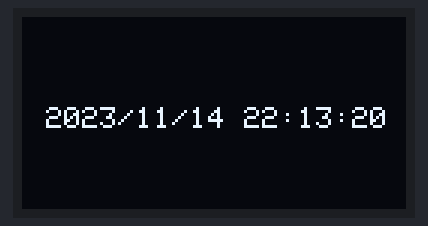
Simulated run of this sketch. Board: Arduino Uno, built with avr-gcc and run on an emulated ATmega328P. Shown: 128×64 one-colour display. The local clock reads 2024-03-15 10:24:30 at power-on unless the sketch sets it.

Above: at 0.1 s.
At 4.2 s:
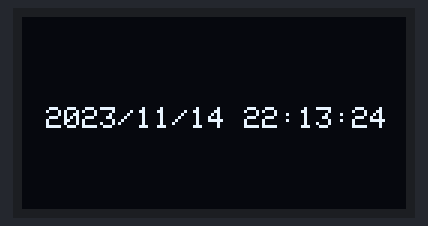
At 11.4 s:
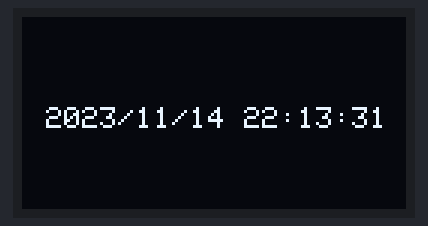
At 19.7 s:
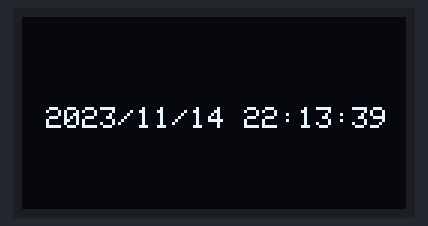
At 29.0 s:
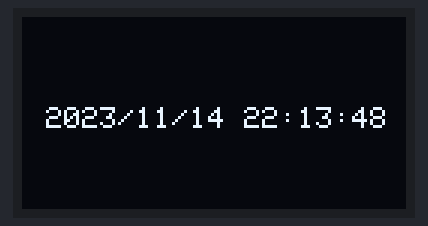
At 38.2 s:
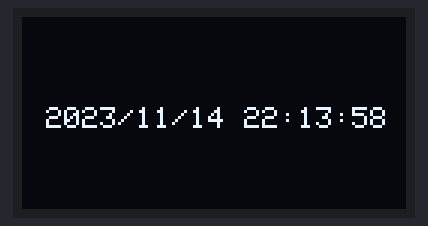

Measured:
- what the display in image 1 shows lasts 1.0 s, from 4.2 s to 5.2 s

The sketch:

ds1307-oled-display.ino
```cpp
// *** File   : /esp8266-arduino/ds1307-oled-display/
//              ds1307-oled-display.ino
// *** Author : Erwin Ouyang
// *** Date   : 17 Agt 2018

#include <Wire.h>
#include <Adafruit_SSD1306.h>
#include <Adafruit_GFX.h>
#include <RtcDS1307.h>

// *** Check library setting ***
#if (SSD1306_LCDHEIGHT != 64)    // 128 x 64 pixel display
#error("Height incorrect, please fix Adafruit_SSD1306.h!");
#endif

// OLED I2C address
#define OLED_ADDR 0x3C

// OLED object declaration
Adafruit_SSD1306 oled;
// RTC object declaration
RtcDS1307<TwoWire> rtc(Wire);

void setup()
{
    // *** Initialize and clear display ***
    oled.begin(SSD1306_SWITCHCAPVCC, OLED_ADDR);
    // Clear OLED buffer
    oled.clearDisplay();

    // Initialize RTC
    rtc.Begin();

    // *** Set RTC date and time to code
	// compiled time ***
    RtcDateTime compiled = RtcDateTime(__DATE__,
			__TIME__);
    rtc.SetDateTime(compiled);
    rtc.SetIsRunning(true);
}

void loop()
{
    // Read RTC date and time
    RtcDateTime now = rtc.GetDateTime();

    // *** Display RTC date and time on OLED ***
    oled.clearDisplay();
    oled.setTextSize(1);
    oled.setTextColor(WHITE);
    oled.setCursor(8, 30);
    oled.printf("%04d/%02d/%02d %02d:%02d:%02d",
            now.Year(), now.Month(), now.Day(),
			now.Hour(), now.Minute(), now.Second());
    oled.display();

    delay(1000);
}
```
